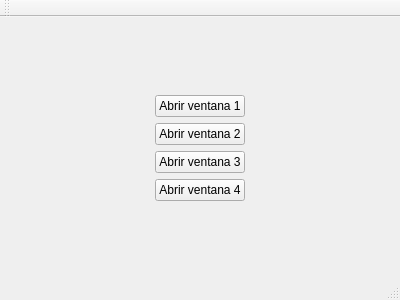
<?xml version="1.0" encoding="UTF-8"?>
<ui version="4.0">
 <class>MainWindow</class>
 <widget class="QMainWindow" name="MainWindow">
  <property name="geometry">
   <rect>
    <x>0</x>
    <y>0</y>
    <width>400</width>
    <height>300</height>
   </rect>
  </property>
  <property name="windowTitle">
   <string>MainWindow</string>
  </property>
  <widget class="QWidget" name="centralWidget">
   <layout class="QGridLayout" name="gridLayout">
    <item row="0" column="0">
     <layout class="QHBoxLayout" name="horizontalLayout">
      <item>
       <spacer name="horizontalSpacer">
        <property name="orientation">
         <enum>Qt::Horizontal</enum>
        </property>
        <property name="sizeHint" stdset="0">
         <size>
          <width>40</width>
          <height>20</height>
         </size>
        </property>
       </spacer>
      </item>
      <item>
       <layout class="QVBoxLayout" name="verticalLayout_2">
        <item>
         <spacer name="verticalSpacer">
          <property name="orientation">
           <enum>Qt::Vertical</enum>
          </property>
          <property name="sizeHint" stdset="0">
           <size>
            <width>20</width>
            <height>40</height>
           </size>
          </property>
         </spacer>
        </item>
        <item>
         <layout class="QVBoxLayout" name="verticalLayout">
          <item>
           <widget class="QPushButton" name="pushButton">
            <property name="text">
             <string>Abrir ventana 1</string>
            </property>
           </widget>
          </item>
          <item>
           <widget class="QPushButton" name="pushButton_2">
            <property name="text">
             <string>Abrir ventana 2</string>
            </property>
           </widget>
          </item>
          <item>
           <widget class="QPushButton" name="pushButton_3">
            <property name="text">
             <string>Abrir ventana 3</string>
            </property>
           </widget>
          </item>
          <item>
           <widget class="QPushButton" name="pushButton_4">
            <property name="text">
             <string>Abrir ventana 4</string>
            </property>
           </widget>
          </item>
         </layout>
        </item>
        <item>
         <spacer name="verticalSpacer_2">
          <property name="orientation">
           <enum>Qt::Vertical</enum>
          </property>
          <property name="sizeHint" stdset="0">
           <size>
            <width>20</width>
            <height>40</height>
           </size>
          </property>
         </spacer>
        </item>
       </layout>
      </item>
      <item>
       <spacer name="horizontalSpacer_2">
        <property name="orientation">
         <enum>Qt::Horizontal</enum>
        </property>
        <property name="sizeHint" stdset="0">
         <size>
          <width>40</width>
          <height>20</height>
         </size>
        </property>
       </spacer>
      </item>
     </layout>
    </item>
   </layout>
  </widget>
  <widget class="QMenuBar" name="menuBar">
   <property name="geometry">
    <rect>
     <x>0</x>
     <y>0</y>
     <width>400</width>
     <height>21</height>
    </rect>
   </property>
  </widget>
  <widget class="QToolBar" name="mainToolBar">
   <attribute name="toolBarArea">
    <enum>TopToolBarArea</enum>
   </attribute>
   <attribute name="toolBarBreak">
    <bool>false</bool>
   </attribute>
  </widget>
  <widget class="QStatusBar" name="statusBar"/>
 </widget>
 <layoutdefault spacing="6" margin="11"/>
 <resources/>
 <connections/>
</ui>
